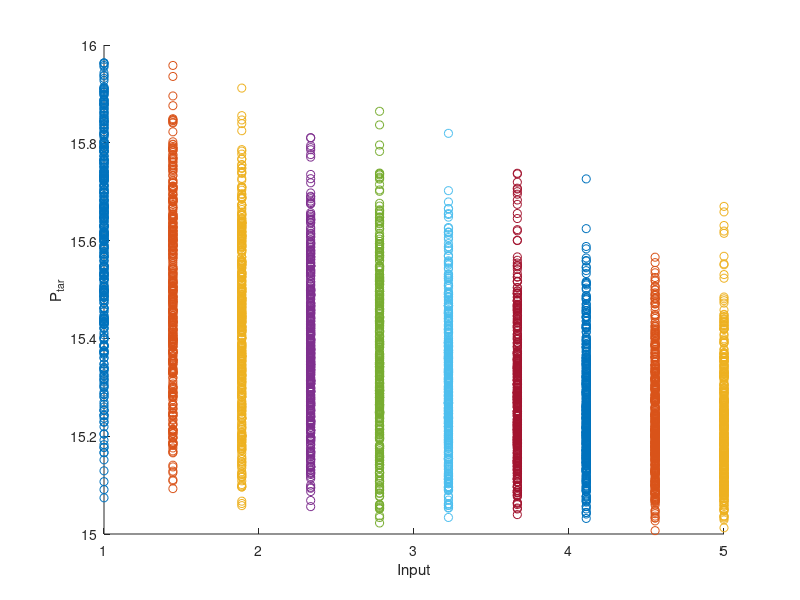

Recreate this plot in MATLAB. (Note: this script raises an error after producing the figure.)
clear all
close all

polyOrder = 3;
dim = 1;  % Dimensionality of parameter space
lb = 1;
ub = 5;
numSlice = 10;
numSamples = 400;
%samps = genPosteriorSamples(4);


%% Run Script
xxx = linspace(lb, ub, numSlice);
samples = zeros(numSamples, numSlice);

for idx = 1:numSlice
    variance = 10*abs(sin(xxx(idx)));
    samples(:,idx) = 15 + betarnd(3, 2*xxx(idx), [numSamples,1]);
    scatter(xxx(idx)*ones([numSamples,1]), samples(:,idx), 'blue');
    hold on
    xlabel("Input")
    ylabel("P_{tar}")
end

K = length(samples(:,1));

options = optimoptions('fmincon', 'MaxIterations',  1000, 'algorithm',...
    'sqp', 'StepTolerance', eps, 'MaxFunctionEvaluations', 10000);

gammas_1 = zeros([numSlice, 1]);
gammas_2 = zeros([numSlice, 1]);
gammas_3 = zeros([numSlice, 1]);
gammas_4 = zeros([numSlice, 1]);

for tmz = 1:polyOrder
    fprintf("TMZ %d \n", tmz)
    multi_indices = genTotalOrderMI(tmz, 1);
    for dmx = 1:numSlice
        fprintf("DMX %d \n", dmx)
        samps = samples(:,dmx);
        if tmz == 1
            objF  = @(xx) objectiveFunc(xx, samps, multi_indices, 1);
            const = @(xx) constraintFunc(xx, samps, multi_indices, 1, 10^-8);
            if dmx == 1
                AA = fmincon(...
                    objF, ...
                    [1,1],...
                    [],[],[],[],[],[],...
                    const, ...
                    options...
                    );
                gammas_1(dmx) = AA(1);
                gammas_2(dmx) = AA(2);
            else
                AA = fmincon(...
                    objF, ...
                    [gammas_1(dmx-1), gammas_2(dmx-1)],...
                    [],[],[],[],[],[],...
                    const, ...
                    options...
                    );
                gammas_1(dmx) = AA(1);
                gammas_2(dmx) = AA(2);
            end
        elseif tmz == 2
            objF  = @(xx) objectiveFunc([gammas_1(dmx), gammas_2(dmx), xx], samps, multi_indices, 1);
            const = @(xx) constraintFunc([gammas_1(dmx),gammas_2(dmx),xx], samps, multi_indices, 1, 10^-8);
            if dmx == 1
                gammas_3(dmx) = fmincon(...
                    objF, ...
                    1,...
                    [],[],[],[],[],[],...
                    const, ...
                    options...
                    );
            else
                gammas_3(dmx) = fmincon(...
                objF, ...
                gammas_3(dmx-1),...
                [],[],[],[],[],[],...
                const, ...
                options...
                );
            end
        elseif tmz == 3
            objF  = @(xx) objectiveFunc([gammas_1(dmx), gammas_2(dmx), gammas_3(dmx), xx], samps, multi_indices, 1);
            const = @(xx) constraintFunc([gammas_1(dmx), gammas_2(dmx), gammas_3(dmx), xx], samps, multi_indices, 1, 10^-8);
            if dmx == 1
                gammas_4(dmx) = fmincon(...
                    objF, ...
                    1,...
                    [],[],[],[],[],[],...
                    const, ...
                    options...
                    );
            else
                gammas_4(dmx) = fmincon(...
                    objF, ...
                    gammas_4(dmx-1),...
                    [],[],[],[],[],[],...
                    const, ...
                    options...
                    );
            end
        end
    end
end

transformedSamples = zeros(size(samples));

for idx = 1:numSlice
    for tmz = 1:numSamples
        transformedSamples(tmz,idx) = tMAP(samples(tmz,idx), [gammas_1(idx), gammas_2(idx), gammas_3(idx), gammas_4(idx)], multi_indices);
    end
    subplot(6,1,6)
    scatter(xxx(idx)*ones(size(samples(:,idx))), transformedSamples(:,idx), 'red') 
    ylabel("P_{ref}")
    hold on
end

map_regressor_1  = fitrgp(xxx', gammas_1  ,'KernelFunction','squaredexponential', 'Standardize',true, 'OptimizeHyperparameters','auto');
map_regressor_2  = fitrgp(xxx', gammas_2  ,'KernelFunction','squaredexponential', 'Standardize',true, 'OptimizeHyperparameters','auto');
map_regressor_3  = fitrgp(xxx', gammas_3  ,'KernelFunction','squaredexponential', 'Standardize',true, 'OptimizeHyperparameters','auto');
map_regressor_4  = fitrgp(xxx', gammas_4  ,'KernelFunction','squaredexponential', 'Standardize',true, 'OptimizeHyperparameters','auto');

close all
xms = linspace(lb, ub, 100)';
[y1, e1] = predict(map_regressor_1, xms);
[y2, e2] = predict(map_regressor_2, xms);
[y3, e3] = predict(map_regressor_3, xms);
[y4, e4] = predict(map_regressor_4, xms);

plot3dhist(samples, numSlice, xxx, 13, false)

plot3dhist(transformedSamples, numSlice, xxx, 14, true)

figure(100)
subplot(6,1,1)
for idx = 1:numSlice
    scatter(xxx(idx)*ones([numSamples,1]), samples(:,idx), 'blue');
    hold on
    xlabel("Input")
    ylabel("P_{tar}")
end
set(gca,'xtick',[])

figure(1000)
subplot(4,1,1)
scatter(xxx, gammas_1)
hold on
errorbar(xms, y1, 3*e1)
ylabel('P 1')
set(gca,'xtick',[])
subplot(4,1,2)
scatter(xxx, gammas_2)
hold on
errorbar(xms, y2, 3*e2)
ylabel('P 2')
set(gca,'xtick',[])
subplot(4,1,3)
scatter(xxx, gammas_3)
hold on
errorbar(xms, y3, 3*e3)
ylabel('P 3')
set(gca,'xtick',[])
subplot(4,1,4)
scatter(xxx, gammas_4)
hold on
errorbar(xms, y4, 3*e4)
ylabel('P 3')



figure(1203431)
subplot(6,1,6)
for idx = 1:numSlice
    scatter(xxx(idx) * ones([numSamples,1]), transformedSamples(:,idx), 'red')
    hold on
    xlabel('Input')
    ylabel("P_{ref}")
end


